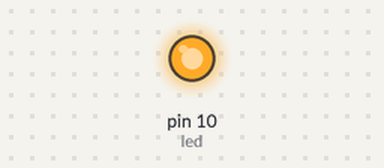
Simulated run of this sketch. Board: Arduino Uno, built with avr-gcc and run on an emulated ATmega328P. On the bench: output pins drawn as LEDs (lit = HIGH).

Above: at 0.7 s.
At 5.2 s:
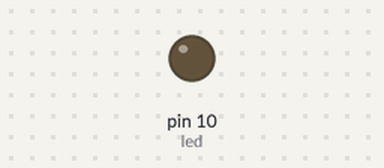
Timing chart, 0 to 6.9 s (numbered marks = the images above):
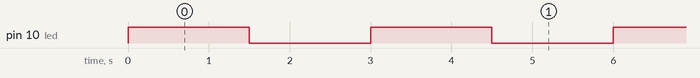

The sketch:

xitkj4009.ino
```cpp
/*
  Blink
  Menyalakan LED pada pin 10 selama 4 detik dan Mematikanya selama 4 detik.

   Ini contoh kode Programnya.
 */

 int led = 10;//Output pada Digital Pin adalah sebuah LED yang terkoneksi/terhubung dengan Digital pin 10.

void setup()
{
  pinMode(led, OUTPUT);// Mengatur Digital Pin sebagai Output.

}

void loop() {
  digitalWrite(led, HIGH);          // Mengatur LED agar Menyala.
  delay(1500);                      // Tunggu sampai 4 detik.
  digitalWrite(led ,LOW);           // Mengatur LED agar Mati.
  delay(1500);                      // Tunggu sampai 4 detik.
}
```

Measured:
- by itself, pin 10 (led): alternates HIGH for 1.5 s and LOW for 1.5 s
